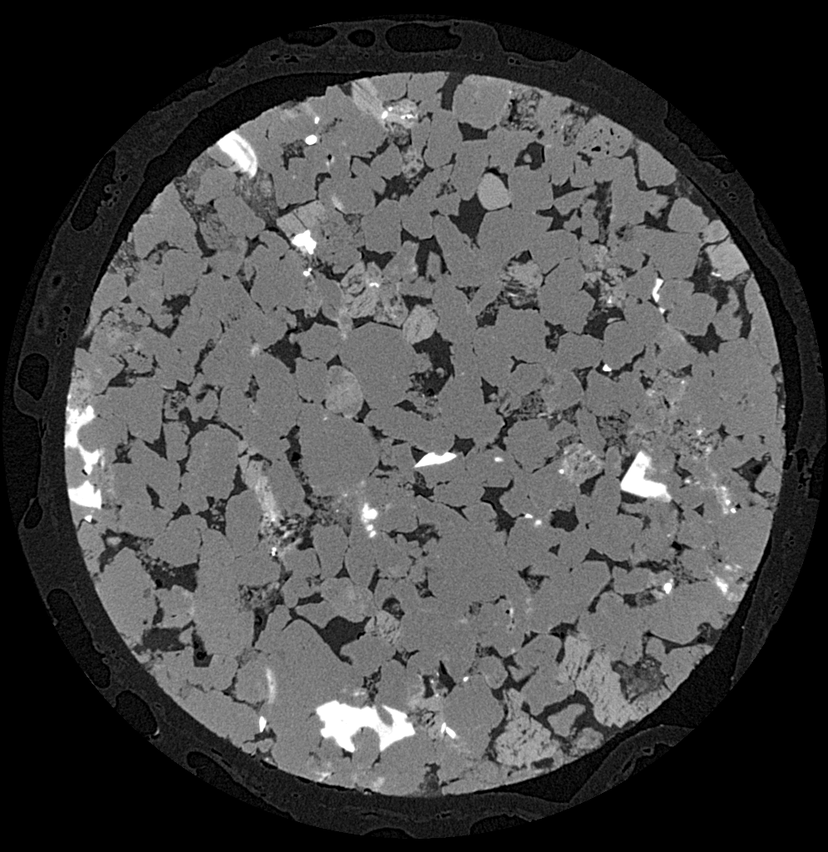
#> input picture image-segmentation-RForest/dataset/train_images/Sandstone_Versa0200.tif, 828 x 852 px, shrunk from 996 x 1024 before the run
$ python -i main.py   (imports and definitions only)   (older library calls are emulated)
#> lines starting #> are read from the running program, lines starting #| are printed output that depends on the picture
#> further down, picture is the input picture: shape (852, 828); min 0, max 255, mean 71.1
import numpy as np
import cv2
import pandas as pd
import pickle
from matplotlib import pyplot as plt
from scipy import ndimage as nd
from skimage.filters import roberts, sobel, scharr, prewitt


def feature_extraction(img):
    df = pd.DataFrame()
    img2 = img.reshape(-1)
    df['Pixel_value'] = img2

    # Gabor features
    num = 1
    kernels = []
    for theta in range(2):
        theta = theta / 4. * np.pi
        for sigma in (1, 3):
            for lamda in np.arange(0, np.pi, np.pi / 4):
                for gamma in (0.05, 0.5):
                    gabor_label = 'Gabor' + str(num)
                    ksize = 9
                    kernel = cv2.getGaborKernel((ksize, ksize), sigma, theta, lamda, gamma, 0, ktype=cv2.CV_32F)
                    kernels.append(kernel)
                    fimg = cv2.filter2D(img2, cv2.CV_8UC3, kernel)
                    filtered_img = fimg.reshape(-1)
                    df[gabor_label] = filtered_img
                    print(gabor_label, ': theta=', theta, ': sigma=', sigma, ': lamda=', lamda, ': gamma=', gamma)
                    num += 1
#> after the loop, kernels = 32 items; num = 33

    # CANNY EDGE
    edges = cv2.Canny(img, 100, 200)
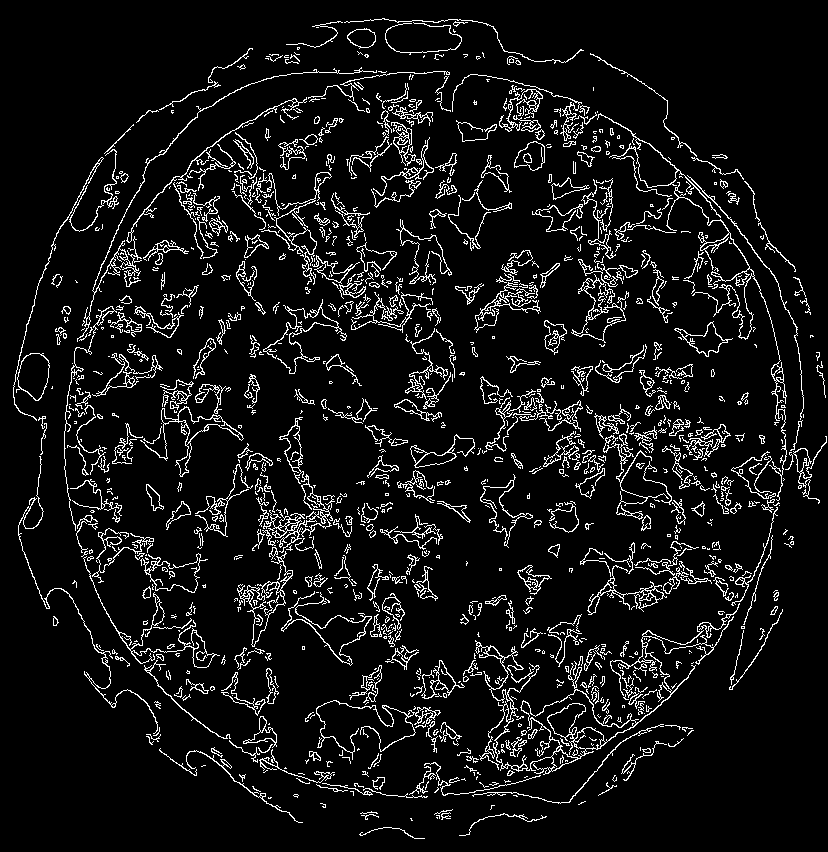
#> edges: shape (852, 828); 7.8% white in thin lines or dots
    edges1 = edges.reshape(-1)
    df['Canny Edge'] = edges1

    # Roberts edge
    edge_roberts = roberts(img)
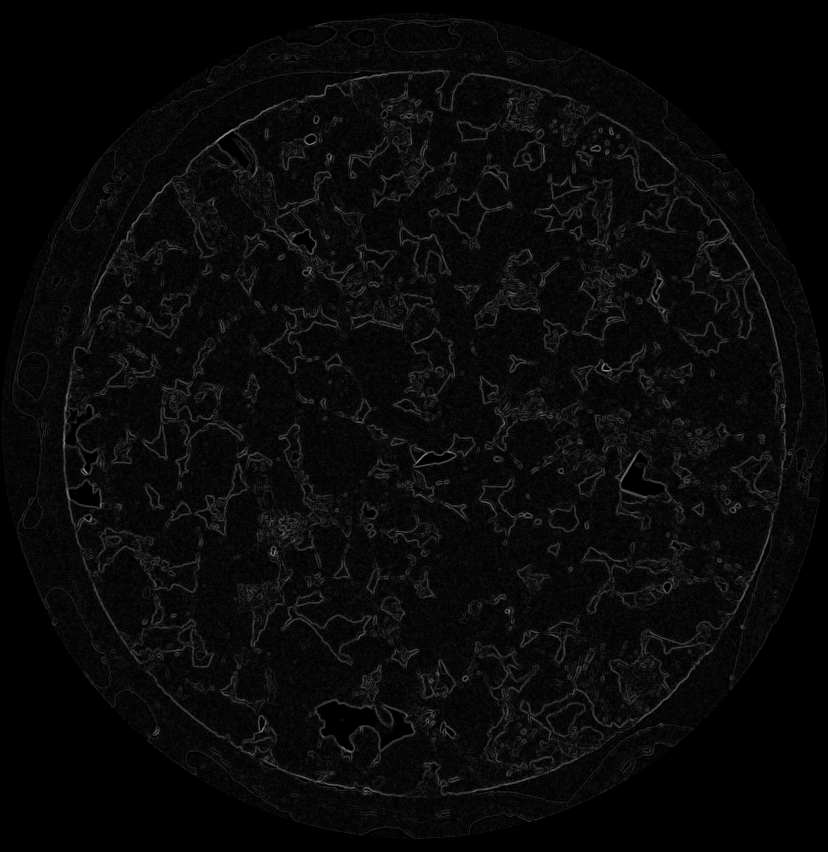
#> edge_roberts: shape (852, 828) float64; min 0, max 0.594, mean 0.0367
    edge_roberts1 = edge_roberts.reshape(-1)
    df['Roberts'] = edge_roberts1

    # Sobel
    edge_sobel = sobel(img)
    edge_sobel1 = edge_sobel.reshape(-1)
    df['Sobel'] = edge_sobel1

    # Scharr
    edge_scharr = scharr(img)
    edge_scharr1 = edge_scharr.reshape(-1)
    df['Scharr'] = edge_scharr1

    # Prewitt
    edge_prewitt = prewitt(img)
    edge_prewitt1 = edge_prewitt.reshape(-1)
    df['Prewitt'] = edge_prewitt1

    # Gaussian with sigma = 3
    gaussian_img = nd.gaussian_filter(img, sigma=3)
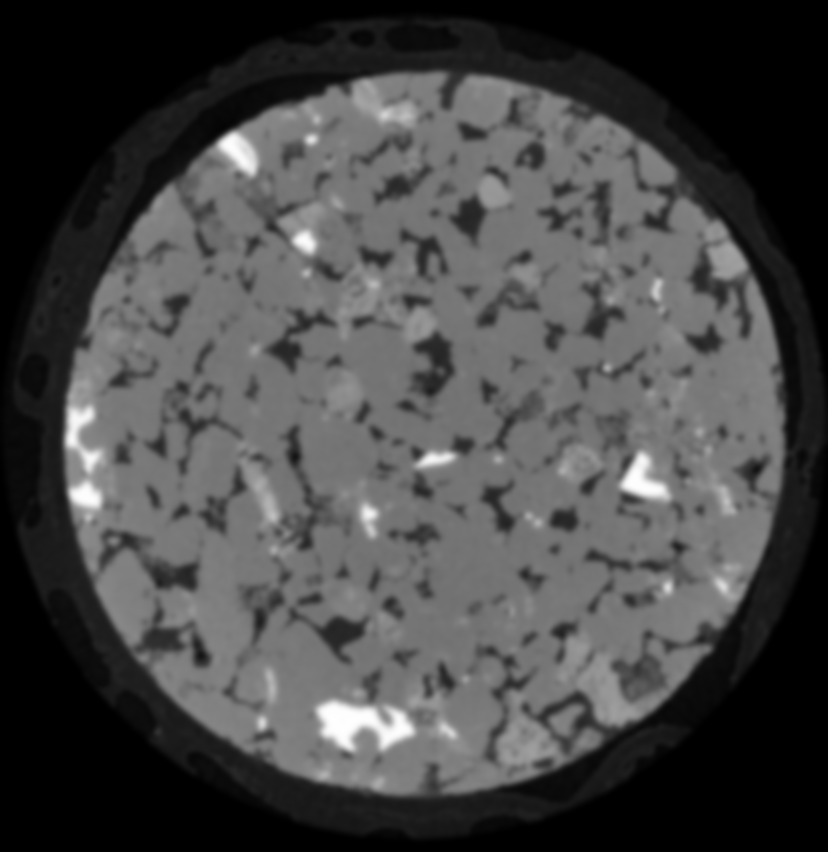
#> gaussian_img: shape (852, 828); min 0, max 254, mean 70.3
    gaussian_img1 = gaussian_img.reshape(-1)
    df['Gaussian s3'] = gaussian_img1

    # Gaussian with sigma = 7
    gaussian_img2 = nd.gaussian_filter(img, sigma=7)
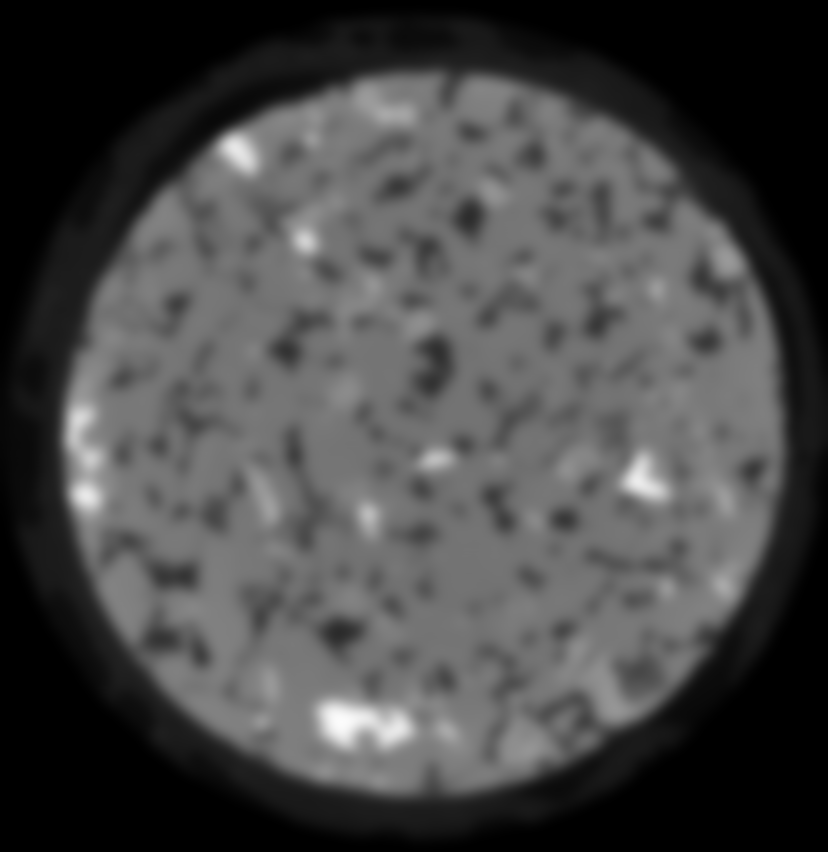
#> gaussian_img2: shape (852, 828); min 0, max 252, mean 70.3
    gaussian_img3 = gaussian_img2.reshape(-1)
    df['Gaussian s7'] = gaussian_img3

    # Median with sigma = 3
    median_img = nd.median_filter(img, size=3)
    median_img1 = median_img.reshape(-1)
    df['Median s3'] = median_img1

    # Variance with size = 3
#> (the run stopped early here; a loop or call above may not have finished)
